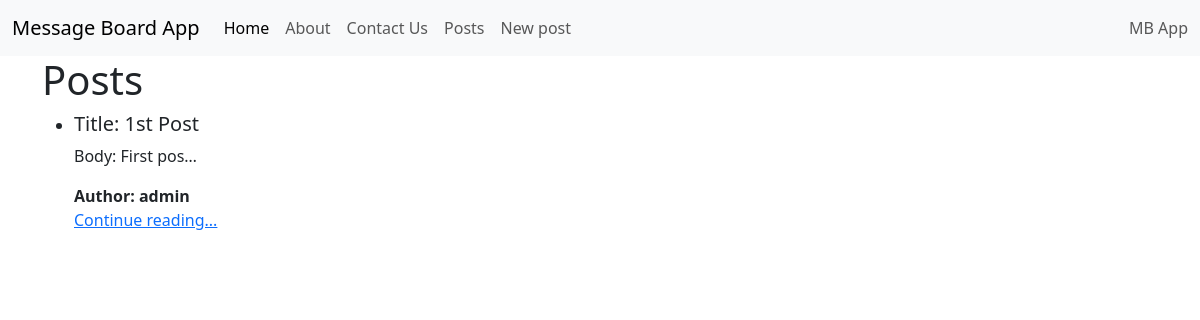
The app's page /posts/, older data.
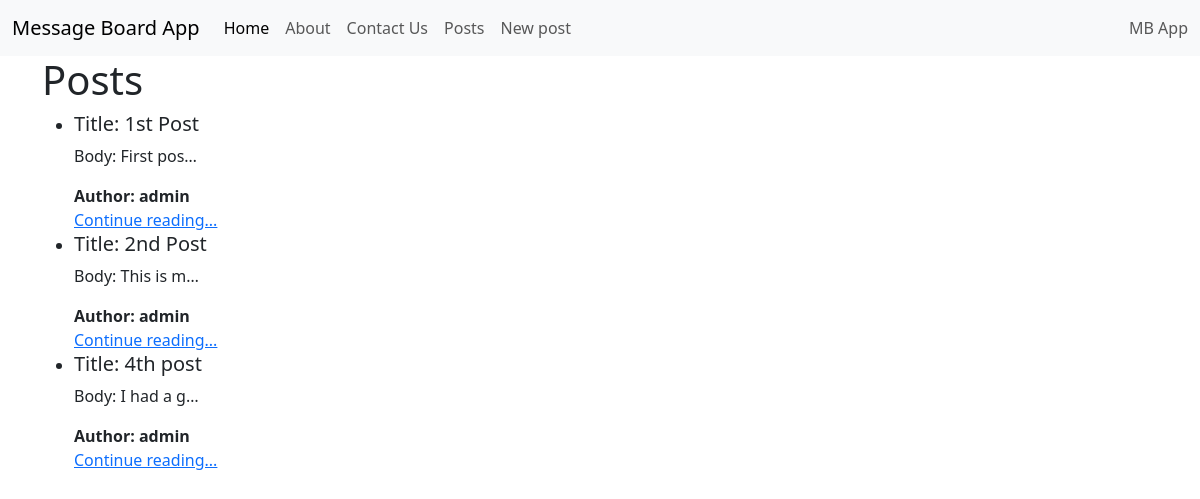
The same page, newer data.
### posts/models.py (models this page shows, shortened)
class Post(models.Model):
    title = models.CharField(max_length=128)
    subtitle = models.CharField(max_length=256)
    body = models.TextField()
    created_on = models.DateTimeField(auto_now=True)
    author = models.ForeignKey(
        get_user_model(),
        on_delete=models.CASCADE
    )

### posts/views.py (the view)
# urls.py: path('', PostListView.as_view(), name='post_list'),
class PostListView(ListView):
    template_name = 'posts/list.html' # specify your template name
    model = Post # specify the model to use
    context_object_name = 'posts' # name of the context variable in the template

### templates/posts/list.html (shortened to what this page needs)
{% extends 'base.html' %}
{% block content %}
    <h1>Posts</h1>
    <ul>
        {% for post in posts %}
            <li>
                <div>
                    <h5>Title: {{ post.title }}</h5>
                    <p>Body: {{ post.body|truncatechars:10 }}</p>
                    <span><strong>Author: {{ post.author }}</strong></span>
                    <br>
                    <a href="{% url 'post_detail' post.id %}">Continue reading...</a>
                </div>
            </li>
        {% endfor %}
    </ul>
{% endblock content %}

### templates/base.html (shortened to what this page needs)
<!DOCTYPE html>
<html lang="en">
<head>
    <link href="https://cdn.jsdelivr.net/npm/bootstrap@5.3.3/dist/css/bootstrap.min.css" rel="stylesheet">
</head>
<body>
    {% include 'navbar.html' %}
    <div class="container" style="margin: top 75px;">
        {% block content %}
        {% endblock content %}
    </div>
</body>
</html>

### templates/navbar.html (shortened to what this page needs)
<nav class="navbar navbar-expand-lg navbar-light bg-light">
  <div class="container-fluid">
    <a class="navbar-brand" href="{% url 'home' %}">Message Board App</a>
    <div class="collapse navbar-collapse" id="navbarText">
      <ul class="navbar-nav me-auto mb-2 mb-lg-0">
        <li class="nav-item">
          <a class="nav-link active" aria-current="page" href="{% url 'home' %}">Home</a>
        </li>
        <li class="nav-item">
          <a class="nav-link" href="{% url 'about' %}">About</a>
        </li>
        <li class="nav-item">
          <a class="nav-link" href="{% url 'contact' %}">Contact Us</a>
        </li>
        <li class="nav-item">
          <a class="nav-link" href="{% url 'post_list' %}">Posts</a>
        </li>
        <li class="nav-item">
          <a class="nav-link" href="{% url 'post_new' %}">New post</a>
        </li>
      </ul>
      <span class="navbar-text">
        MB App
      </span>
    </div>
  </div>
</nav>

Row changes from the older to the newer data that the page shows:
added Post: title "2nd Post", body "This is m…", author "admin"
added Post: title "4th post", body "I had a g…", author "admin"
